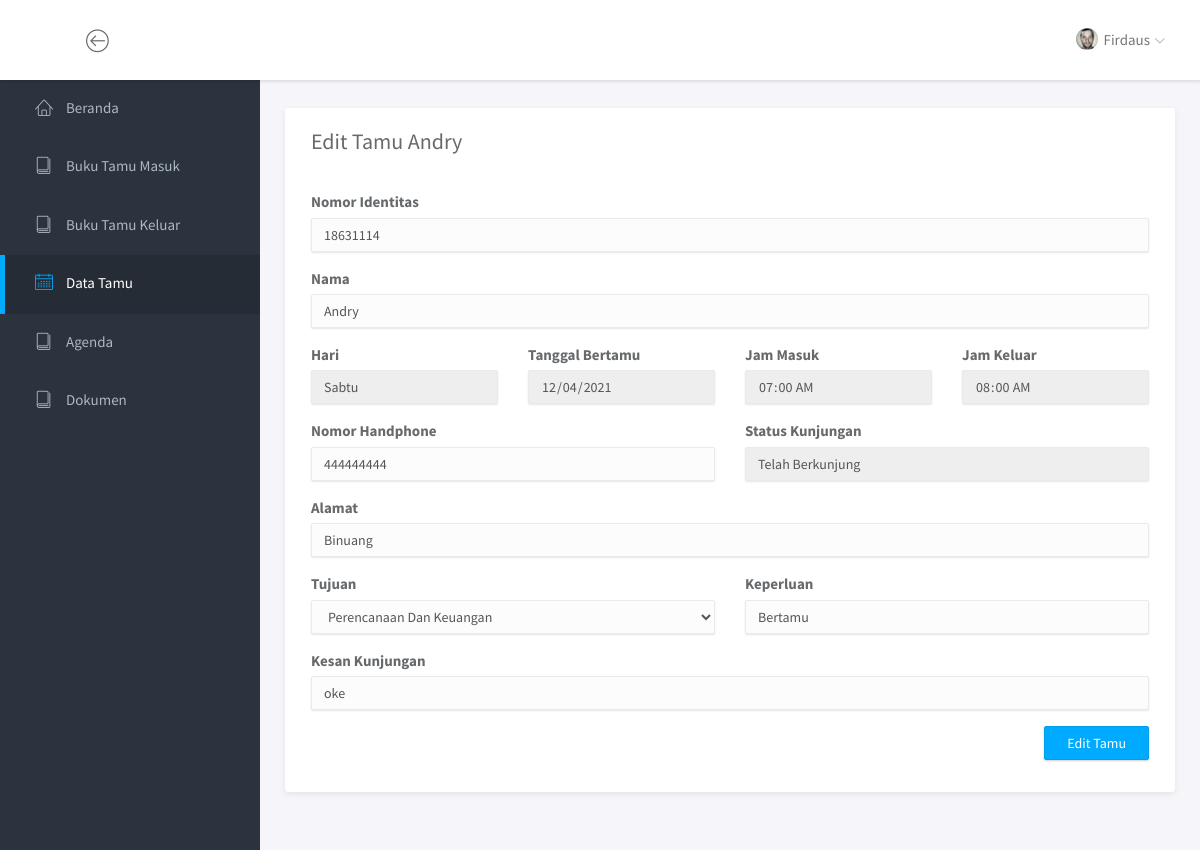
/index.php?page=edit_tamu&id_tamu=4 (signed in), run on the app's committed database.
### tables this page shows
CREATE TABLE `tabel_buku_tamu` (
    id_tamu INT NOT NULL AUTO_INCREMENT,
    id_user INT NOT NULL,
    id_ruangan INT NOT NULL,
    nomor_identitas VARCHAR(255) NOT NULL,
    nama VARCHAR(255) NOT NULL,
    tanggal DATE NOT NULL,
    jam_masuk TIME NOT NULL,
    jam_keluar TIME NULL,
    alamat VARCHAR(255) NOT NULL,
    nomor_handphone VARCHAR(15) NOT NULL,
    keperluan VARCHAR(255) NOT NULL,
    status_kunjungan ENUM('SEDANG BERKUNJUNG', 'TELAH BERKUNJUNG') NOT NULL,
    kesan_kunjungan TEXT NOT NULL,
    PRIMARY KEY (id_tamu),
    FOREIGN KEY (id_user) REFERENCES tabel_user (id_user),
    FOREIGN KEY (id_ruangan) REFERENCES tabel_ruangan (id_ruangan)
);

### halaman_edit_data/halaman_edit_tamu.php (the view, shortened to what this page needs)
<?php
if (isset($_GET['id_tamu'])) {
    require_once "database/koneksi.php";
    $sql = "SELECT * FROM tabel_buku_tamu WHERE id_tamu=" . $_GET['id_tamu'];
    $result = $mysqli->query($sql);
    $row = $result->fetch_assoc();
} else
    echo "<script>" .
        "window.location.href='index.php?page=data_tamu';" .
        "</script>";
?>
<div class="main">
    <div class="main-content">
        <div class="container-fluid">
            <div class="panel panel-headline">
                <div class="panel-heading">
                    <h3 class="panel-title">Edit Tamu <?= $row['nama']; ?></h3>
                </div>
                <div class="panel-body">
                    <form action="" method="POST">
                        <div class="row" style="margin-bottom: 16px;">
                            <div class="col-md-12">
                                <label for="nomor_identitas" class="form-label">Nomor Identitas</label>
                                <input type="text" class="form-control" id="nomor_identitas" name="nomor_identitas" value="<?= $row['nomor_identitas']; ?>">
                            </div>
                        </div>
                        <div class="row" style="margin-bottom: 16px;">
                            <div class="col-md-12">
                                <label for="nama" class="form-label">Nama</label>
                                <input type="text" class="form-control" id="nama" name="nama" value="<?= $row['nama']; ?>">
                            </div>
                        </div>
                        <div class="row" style="margin-bottom: 16px;">
                            <div class="col-md-3">
                                <label for="hari" class="form-label">Hari</label>
                                <input type="text" class="form-control" readonly id="hari" name="hari" value="<?= HARI_DALAM_INDONESIA[Date("w", strtotime($row['tanggal']))]; ?>">
                            </div>
                            <div class="col-md-3">
                                <label class="form-label">Tanggal Bertamu</label>
                                <input type="date" class="form-control" readonly value="<?= $row['tanggal']; ?>">
                            </div>
                            <div class="col-md-3">
                                <label class="form-label">Jam Masuk</label>
                                <input type="time" class="form-control" readonly value="<?= $row['jam_masuk']; ?>">
                            </div>
                            <div class="col-md-3">
                                <label class="form-label">Jam Keluar</label>
                                <input type="time" class="form-control" readonly value="<?= $row['jam_keluar']; ?>">
                            </div>
                        </div>
                        <div class="row" style="margin-bottom: 16px;">
                            <div class="col-md-6">
                                <label for="nomor_handphone" class="form-label">Nomor Handphone</label>
                                <input type="number" class="form-control" id="nomor_handphone" name="nomor_handphone" value="<?= $row['nomor_handphone']; ?>">
                            </div>
                            <div class="col-md-6">
                                <label class="form-label">Status Kunjungan</label>
                                <input type="text" class="form-control" readonly value="<?= ucwords(strtolower($row['status_kunjungan'])); ?>">
                            </div>
                        </div>
                        <div class="row" style="margin-bottom: 16px;">
                            <div class="col-md-12">
                                <label for="alamat" class="form-label">Alamat</label>
                                <input type="text" class="form-control" id="alamat" name="alamat" value="<?= $row['alamat']; ?>">
                            </div>
                        </div>
                        <div class="row" style="margin-bottom: 16px;">
                            <div class="col-md-6">
                                <label for="id_ruangan" class="form-label">Tujuan</label>
                                <select class="form-control" id="id_ruangan" name="id_ruangan" required>
                                    <?php $data_ruangan = $mysqli->query("SELECT * FROM tabel_ruangan ORDER BY nama"); ?>
                                    <?php while ($row_ruangan = $data_ruangan->fetch_assoc()) : ?>
                                        <?php if ($row_ruangan['id_ruangan'] == $row['id_ruangan']) : ?>
                                            <option selected value="<?= $row_ruangan['id_ruangan']; ?>"><?= ucwords(strtolower($row_ruangan['nama'])); ?></option>
                                        <?php else : ?>
                                            <option value="<?= $row_ruangan['id_ruangan']; ?>"><?= ucwords(strtolower($row_ruangan['nama'])); ?></option>
                                        <?php endif; ?>
                                    <?php endwhile; ?>
                                </select>
                            </div>
                            <div class="col-md-6">
                                <label for="keperluan" class="form-label">Keperluan</label>
                                <input type="text" class="form-control" id="keperluan" name="keperluan" value="<?= $row['keperluan']; ?>">
                            </div>
                        </div>
                        <div class="row" style="margin-bottom: 16px;">
                            <div class="col-md-12">
                                <label for="kesan_kunjungan" class="form-label">Kesan Kunjungan</label>
                                <input type="text" class="form-control" id="kesan_kunjungan" name="kesan_kunjungan" value="<?= $row['kesan_kunjungan']; ?>">
                            </div>
                        </div>
                        <div class="row" style="margin-bottom: 16px;">
                            <div class="col-md-12" style="display: flex; justify-content: end;">
                                <button type="submit" name="submit" class="btn btn-primary">Edit Tamu</button>
                            </div>
                        </div>
                    </form>
                </div>
            </div>
        </div>
    </div>
</div>

### assets/css/main.css (style rules this page uses)
html { position: relative; min-height: 100%; }
body { background-color: #F3F5F8; font-family: "Source Sans Pro", sans-serif; font-size: 15px; color: #676a6d; }
#wrapper .main { -webkit-transition: all 0.3s ease-in-out; -moz-transition: all 0.3s ease-in-out; -ms-transition: all 0.3s ease-in-out; -o-transition: all 0.3s ease-in-out; transition: all 0.3s ease-in-out; width: calc(100% - 260px); left: 0; position: relative; float: right; background-color: #f5f5fa; }
#wrapper #sidebar-nav, #wrapper .main { padding-top: 80px; }
.main-content { padding: 28px 10px; }
.form-control { -moz-box-shadow: 0px 1px 2px 0 rgba(0, 0, 0, 0.1); -webkit-box-shadow: 0px 1px 2px 0 rgba(0, 0, 0, 0.1); box-shadow: 0px 1px 2px 0 rgba(0, 0, 0, 0.1); -webkit-border-radius: 2px; -moz-border-radius: 2px; border-radius: 2px; border-color: #eaeaea; background-color: #fcfcfc; }
.btn { -webkit-border-radius: 2px; -moz-border-radius: 2px; border-radius: 2px; -moz-box-shadow: 0px 1px 2px 0 rgba(0, 0, 0, 0.2); -webkit-box-shadow: 0px 1px 2px 0 rgba(0, 0, 0, 0.2); box-shadow: 0px 1px 2px 0 rgba(0, 0, 0, 0.2); padding: 6px 22px; }
.btn-primary { background-color: #00AAFF; border-color: #00a0f0; }
.panel { -webkit-border-radius: 3px; -moz-border-radius: 3px; border-radius: 3px; -moz-box-shadow: 0 2px 6px rgba(0, 0, 0, 0.08); -webkit-box-shadow: 0 2px 6px rgba(0, 0, 0, 0.08); box-shadow: 0 2px 6px rgba(0, 0, 0, 0.08); background-color: #fff; margin-bottom: 30px; }
.panel .panel-heading, .panel .panel-body, .panel .panel-footer { padding-left: 25px; padding-right: 25px; }
.panel .panel-heading { padding-top: 20px; padding-bottom: 20px; position: relative; }
.panel .panel-heading .panel-title { margin: 0; font-size: 18px; font-weight: 300; }
.panel .panel-body { padding-top: 10px; padding-bottom: 15px; }
.panel.panel-headline .panel-heading { border-bottom: none; }
.panel.panel-headline .panel-heading .panel-title { margin-bottom: 8px; font-size: 22px; font-weight: normal; }

### data on the page
tabel_buku_tamu: nama "Andry", nomor_identitas "18631114", hari "Sabtu", tanggal "12/04/2021", jam_masuk "07:00:00", jam_keluar "08:00:00", nomor_handphone "444444444", status_kunjungan "Telah Berkunjung", alamat "Binuang", keperluan "Bertamu", kesan_kunjungan "oke"

### other printed values
$_SESSION['nama'] "Firdaus"
form field id_ruangan "Perencanaan Dan Keuangan"
